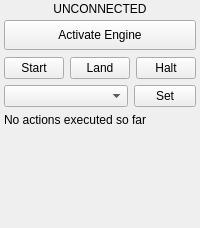
<?xml version="1.0" encoding="UTF-8"?>
<ui version="4.0">
 <class>UASControl</class>
 <widget class="QWidget" name="UASControl">
  <property name="geometry">
   <rect>
    <x>0</x>
    <y>0</y>
    <width>200</width>
    <height>228</height>
   </rect>
  </property>
  <property name="sizePolicy">
   <sizepolicy hsizetype="Minimum" vsizetype="Minimum">
    <horstretch>0</horstretch>
    <verstretch>0</verstretch>
   </sizepolicy>
  </property>
  <property name="minimumSize">
   <size>
    <width>200</width>
    <height>150</height>
   </size>
  </property>
  <property name="maximumSize">
   <size>
    <width>267</width>
    <height>16777215</height>
   </size>
  </property>
  <property name="windowTitle">
   <string>Form</string>
  </property>
  <property name="toolTip">
   <string>Control widget to send basic control actions to the micro air vehicle</string>
  </property>
  <layout class="QGridLayout" name="gridLayout" rowstretch="5,1,40,1,40,40,40,1000" columnstretch="5,20,20,25,5">
     <property name="margin">
    <number>4</number>
     </property>
   <item row="0" column="0" rowspan="7">
    <spacer name="horizontalSpacer">
     <property name="orientation">
      <enum>Qt::Horizontal</enum>
     </property>
     <property name="sizeHint" stdset="0">
      <size>
       <width>31</width>
       <height>159</height>
      </size>
     </property>
    </spacer>
   </item>
   <item row="0" column="1" rowspan="2" colspan="3">
    <widget class="QLabel" name="controlStatusLabel">
     <property name="minimumSize">
      <size>
       <width>0</width>
       <height>10</height>
      </size>
     </property>
     <property name="toolTip">
      <string>Currently controlled system</string>
     </property>
     <property name="statusTip">
      <string>Currently controlled system</string>
     </property>
     <property name="text">
      <string>UNCONNECTED</string>
     </property>
     <property name="alignment">
      <set>Qt::AlignCenter</set>
     </property>
     <property name="margin">
      <number>0</number>
     </property>
    </widget>
   </item>
   <item row="3" column="1" colspan="3">
    <spacer name="verticalSpacer">
     <property name="orientation">
      <enum>Qt::Vertical</enum>
     </property>
     <property name="sizeHint" stdset="0">
      <size>
       <width>216</width>
       <height>17</height>
      </size>
     </property>
    </spacer>
   </item>
   <item row="4" column="1" colspan="3">
    <layout class="QHBoxLayout" name="horizontalLayout">
     <property name="spacing">
      <number>6</number>
     </property>
     <item>
      <widget class="QPushButton" name="liftoffButton">
       <property name="minimumSize">
        <size>
         <width>25</width>
         <height>16</height>
        </size>
       </property>
       <property name="toolTip">
        <string>Liftoff / Launch</string>
       </property>
       <property name="statusTip">
        <string>Liftoff / Launch</string>
       </property>
       <property name="text">
        <string>Start</string>
       </property>
       <property name="icon">
        <iconset resource="../../qgroundcontrol.qrc">
         <normaloff>:/files/images/control/launch.svg</normaloff>:/files/images/control/launch.svg</iconset>
       </property>
      </widget>
     </item>
     <item>
      <widget class="QPushButton" name="landButton">
       <property name="minimumSize">
        <size>
         <width>25</width>
         <height>16</height>
        </size>
       </property>
       <property name="toolTip">
        <string>Fly straight to landing spot</string>
       </property>
       <property name="statusTip">
        <string>Fly straight to landing spot</string>
       </property>
       <property name="text">
        <string>Land</string>
       </property>
       <property name="icon">
        <iconset resource="../../qgroundcontrol.qrc">
         <normaloff>:/files/images/control/land.svg</normaloff>:/files/images/control/land.svg</iconset>
       </property>
      </widget>
     </item>
     <item>
      <widget class="QPushButton" name="shutdownButton">
       <property name="minimumSize">
        <size>
         <width>25</width>
         <height>16</height>
        </size>
       </property>
       <property name="toolTip">
        <string>Only active on the ground: Poweroff system</string>
       </property>
       <property name="statusTip">
        <string>Only active on the ground: Poweroff system</string>
       </property>
       <property name="text">
        <string>Halt</string>
       </property>
       <property name="icon">
        <iconset resource="../../qgroundcontrol.qrc">
         <normaloff>:/files/images/actions/system-log-out.svg</normaloff>:/files/images/actions/system-log-out.svg</iconset>
       </property>
      </widget>
     </item>
    </layout>
   </item>
   <item row="5" column="1" colspan="2">
    <widget class="QComboBox" name="modeComboBox">
     <property name="minimumSize">
      <size>
       <width>25</width>
       <height>16</height>
      </size>
     </property>
     <property name="toolTip">
      <string>Select MAV operation mode</string>
     </property>
     <property name="statusTip">
      <string>Select MAV operation mode</string>
     </property>
    </widget>
   </item>
   <item row="5" column="3">
    <widget class="QPushButton" name="setModeButton">
     <property name="minimumSize">
      <size>
       <width>25</width>
       <height>16</height>
      </size>
     </property>
     <property name="toolTip">
      <string>Transmit and enable mode on MAV</string>
     </property>
     <property name="statusTip">
      <string>Transmit and enable mode on MAV</string>
     </property>
     <property name="text">
      <string>Set</string>
     </property>
     <property name="icon">
      <iconset resource="../../qgroundcontrol.qrc">
       <normaloff>:/files/images/devices/network-wireless.svg</normaloff>:/files/images/devices/network-wireless.svg</iconset>
     </property>
    </widget>
   </item>
   <item row="6" column="1" colspan="3">
    <widget class="QLabel" name="lastActionLabel">
     <property name="minimumSize">
      <size>
       <width>0</width>
       <height>10</height>
      </size>
     </property>
     <property name="toolTip">
      <string>Status label</string>
     </property>
     <property name="statusTip">
      <string>Status label</string>
     </property>
     <property name="text">
      <string>No actions executed so far</string>
     </property>
     <property name="alignment">
      <set>Qt::AlignLeading|Qt::AlignLeft|Qt::AlignTop</set>
     </property>
    </widget>
   </item>
   <item row="1" column="4" rowspan="6">
    <spacer name="horizontalSpacer_2">
     <property name="orientation">
      <enum>Qt::Horizontal</enum>
     </property>
     <property name="sizeHint" stdset="0">
      <size>
       <width>30</width>
       <height>159</height>
      </size>
     </property>
    </spacer>
   </item>
   <item row="2" column="1" colspan="3">
    <widget class="QPushButton" name="controlButton">
     <property name="minimumSize">
      <size>
       <width>0</width>
       <height>30</height>
      </size>
     </property>
     <property name="toolTip">
      <string>Main control button</string>
     </property>
     <property name="statusTip">
      <string>Main control button</string>
     </property>
     <property name="text">
      <string>Activate Engine</string>
     </property>
    </widget>
   </item>
   <item row="7" column="1" colspan="3">
    <spacer name="verticalSpacer_2">
     <property name="orientation">
      <enum>Qt::Vertical</enum>
     </property>
     <property name="sizeHint" stdset="0">
      <size>
       <width>20</width>
       <height>5</height>
      </size>
     </property>
    </spacer>
   </item>
  </layout>
 </widget>
 <resources>
  <include location="../../qgroundcontrol.qrc"/>
 </resources>
 <connections/>
</ui>
